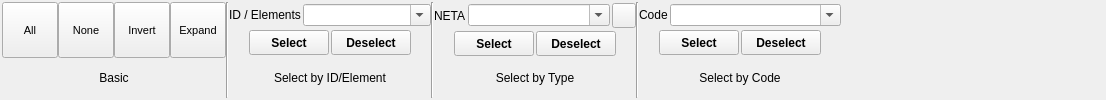
      <widget class="QWidget" name="SelectTab">
       <attribute name="title">
        <string>Select</string>
       </attribute>
       <layout class="QHBoxLayout" name="horizontalLayout_17">
        <property name="spacing">
         <number>0</number>
        </property>
        <property name="margin">
         <number>2</number>
        </property>
        <item>
         <layout class="QGridLayout" name="gridLayout_2">
          <item row="1" column="0" colspan="4">
           <widget class="QLabel" name="label_24">
            <property name="text">
             <string>Basic</string>
            </property>
            <property name="alignment">
             <set>Qt::AlignCenter</set>
            </property>
           </widget>
          </item>
          <item row="0" column="1">
           <widget class="TMenuButton" name="SelectBasicNoneButton">
            <property name="sizePolicy">
             <sizepolicy hsizetype="Minimum" vsizetype="Fixed">
              <horstretch>0</horstretch>
              <verstretch>0</verstretch>
             </sizepolicy>
            </property>
            <property name="minimumSize">
             <size>
              <width>56</width>
              <height>56</height>
             </size>
            </property>
            <property name="maximumSize">
             <size>
              <width>128</width>
              <height>56</height>
             </size>
            </property>
            <property name="font">
             <font>
              <pointsize>8</pointsize>
             </font>
            </property>
            <property name="toolTip">
             <string>Deselect all atoms in the model</string>
            </property>
            <property name="text">
             <string>None</string>
            </property>
            <property name="icon">
             <iconset resource="icons.qrc">
              <normaloff>:/select/icons/select_none.svg</normaloff>:/select/icons/select_none.svg</iconset>
            </property>
            <property name="iconSize">
             <size>
              <width>30</width>
              <height>30</height>
             </size>
            </property>
            <property name="checkable">
             <bool>false</bool>
            </property>
            <property name="checked">
             <bool>false</bool>
            </property>
            <property name="autoExclusive">
             <bool>false</bool>
            </property>
            <property name="toolButtonStyle">
             <enum>Qt::ToolButtonTextUnderIcon</enum>
            </property>
            <property name="autoRaise">
             <bool>false</bool>
            </property>
           </widget>
          </item>
          <item row="0" column="5">
           <layout class="QVBoxLayout" name="verticalLayout_5">
            <property name="spacing">
             <number>2</number>
            </property>
            <item>
             <layout class="QHBoxLayout" name="horizontalLayout_10">
              <property name="spacing">
               <number>2</number>
              </property>
              <item>
               <widget class="QLabel" name="label_25">
                <property name="sizePolicy">
                 <sizepolicy hsizetype="Minimum" vsizetype="Preferred">
                  <horstretch>0</horstretch>
                  <verstretch>0</verstretch>
                 </sizepolicy>
                </property>
                <property name="text">
                 <string>ID / Elements</string>
                </property>
               </widget>
              </item>
              <item>
               <widget class="QComboBox" name="SelectElementSelectCombo">
                <property name="sizePolicy">
                 <sizepolicy hsizetype="Expanding" vsizetype="Fixed">
                  <horstretch>0</horstretch>
                  <verstretch>0</verstretch>
                 </sizepolicy>
                </property>
                <property name="toolTip">
                 <string>Specify elements or atom IDs (e.g. C, He-Ar, or 1-10). Use '+' to indicate 'up to' or 'and after' (e.g. +N, 100+)</string>
                </property>
                <property name="editable">
                 <bool>true</bool>
                </property>
               </widget>
              </item>
             </layout>
            </item>
            <item>
             <layout class="QHBoxLayout" name="horizontalLayout_11">
              <property name="spacing">
               <number>2</number>
              </property>
              <item>
               <spacer name="horizontalSpacer_10">
                <property name="orientation">
                 <enum>Qt::Horizontal</enum>
                </property>
                <property name="sizeHint" stdset="0">
                 <size>
                  <width>20</width>
                  <height>20</height>
                 </size>
                </property>
               </spacer>
              </item>
              <item>
               <widget class="QPushButton" name="SelectElementSelectButton">
                <property name="minimumSize">
                 <size>
                  <width>0</width>
                  <height>25</height>
                 </size>
                </property>
                <property name="maximumSize">
                 <size>
                  <width>16777215</width>
                  <height>25</height>
                 </size>
                </property>
                <property name="font">
                 <font>
                  <weight>75</weight>
                  <bold>true</bold>
                 </font>
                </property>
                <property name="toolTip">
                 <string>Select atoms according to the supplied expression</string>
                </property>
                <property name="text">
                 <string>Select</string>
                </property>
               </widget>
              </item>
              <item>
               <widget class="QPushButton" name="SelectElementDeselectButton">
                <property name="minimumSize">
                 <size>
                  <width>0</width>
                  <height>25</height>
                 </size>
                </property>
                <property name="maximumSize">
                 <size>
                  <width>16777215</width>
                  <height>25</height>
                 </size>
                </property>
                <property name="font">
                 <font>
                  <weight>75</weight>
                  <bold>true</bold>
                 </font>
                </property>
                <property name="toolTip">
                 <string>Deselect atoms according to the supplied expression</string>
                </property>
                <property name="text">
                 <string>Deselect</string>
                </property>
               </widget>
              </item>
              <item>
               <spacer name="horizontalSpacer_11">
                <property name="orientation">
                 <enum>Qt::Horizontal</enum>
                </property>
                <property name="sizeHint" stdset="0">
                 <size>
                  <width>20</width>
                  <height>20</height>
                 </size>
                </property>
               </spacer>
              </item>
             </layout>
            </item>
           </layout>
          </item>
          <item row="0" column="7" rowspan="2">
           <widget class="Line" name="line_23">
            <property name="orientation">
             <enum>Qt::Vertical</enum>
            </property>
           </widget>
          </item>
          <item row="0" column="8">
           <layout class="QVBoxLayout" name="verticalLayout_6">
            <property name="spacing">
             <number>2</number>
            </property>
            <item>
             <layout class="QHBoxLayout" name="horizontalLayout_12">
              <property name="spacing">
               <number>2</number>
              </property>
              <item>
               <widget class="QLabel" name="label_27">
                <property name="sizePolicy">
                 <sizepolicy hsizetype="Minimum" vsizetype="Preferred">
                  <horstretch>0</horstretch>
                  <verstretch>0</verstretch>
                 </sizepolicy>
                </property>
                <property name="text">
                 <string>NETA</string>
                </property>
               </widget>
              </item>
              <item>
               <widget class="QComboBox" name="SelectNETACodeCombo">
                <property name="sizePolicy">
                 <sizepolicy hsizetype="Expanding" vsizetype="Fixed">
                  <horstretch>0</horstretch>
                  <verstretch>0</verstretch>
                 </sizepolicy>
                </property>
                <property name="editable">
                 <bool>true</bool>
                </property>
               </widget>
              </item>
              <item>
               <widget class="TMenuButton" name="SelectNETAElementButton">
                <property name="maximumSize">
                 <size>
                  <width>25</width>
                  <height>25</height>
                 </size>
                </property>
                <property name="text">
                 <string/>
                </property>
                <property name="icon">
                 <iconset>
                  <normaloff>:/build/icons/build_ptable.svg</normaloff>:/build/icons/build_ptable.svg</iconset>
                </property>
                <property name="iconSize">
                 <size>
                  <width>16</width>
                  <height>16</height>
                 </size>
                </property>
               </widget>
              </item>
             </layout>
            </item>
            <item>
             <layout class="QHBoxLayout" name="horizontalLayout_13">
              <property name="spacing">
               <number>2</number>
              </property>
              <item>
               <spacer name="horizontalSpacer_12">
                <property name="orientation">
                 <enum>Qt::Horizontal</enum>
                </property>
                <property name="sizeHint" stdset="0">
                 <size>
                  <width>20</width>
                  <height>20</height>
                 </size>
                </property>
               </spacer>
              </item>
              <item>
               <widget class="QPushButton" name="SelectNETASelectButton">
                <property name="minimumSize">
                 <size>
                  <width>0</width>
                  <height>25</height>
                 </size>
                </property>
                <property name="maximumSize">
                 <size>
                  <width>16777215</width>
                  <height>25</height>
                 </size>
                </property>
                <property name="font">
                 <font>
                  <weight>75</weight>
                  <bold>true</bold>
                 </font>
                </property>
                <property name="toolTip">
                 <string>Select atoms according to the supplied expression</string>
                </property>
                <property name="text">
                 <string>Select</string>
                </property>
               </widget>
              </item>
              <item>
               <widget class="QPushButton" name="SelectNETADeselectButton">
                <property name="minimumSize">
                 <size>
                  <width>0</width>
                  <height>25</height>
                 </size>
                </property>
                <property name="maximumSize">
                 <size>
                  <width>16777215</width>
                  <height>25</height>
                 </size>
                </property>
                <property name="font">
                 <font>
                  <weight>75</weight>
                  <bold>true</bold>
                 </font>
                </property>
                <property name="toolTip">
                 <string>Deselect atoms according to the supplied expression</string>
                </property>
                <property name="text">
                 <string>Deselect</string>
                </property>
               </widget>
              </item>
              <item>
               <spacer name="horizontalSpacer_13">
                <property name="orientation">
                 <enum>Qt::Horizontal</enum>
                </property>
                <property name="sizeHint" stdset="0">
                 <size>
                  <width>20</width>
                  <height>20</height>
                 </size>
                </property>
               </spacer>
              </item>
             </layout>
            </item>
           </layout>
          </item>
          <item row="0" column="9" rowspan="2">
           <widget class="Line" name="line_25">
            <property name="orientation">
             <enum>Qt::Vertical</enum>
            </property>
           </widget>
          </item>
          <item row="0" column="4" rowspan="2">
           <widget class="Line" name="line_24">
            <property name="orientation">
             <enum>Qt::Vertical</enum>
            </property>
           </widget>
          </item>
          <item row="0" column="0">
           <widget class="TMenuButton" name="SelectBasicAllButton">
            <property name="sizePolicy">
             <sizepolicy hsizetype="Minimum" vsizetype="Fixed">
              <horstretch>0</horstretch>
              <verstretch>0</verstretch>
             </sizepolicy>
            </property>
            <property name="minimumSize">
             <size>
              <width>56</width>
              <height>56</height>
             </size>
            </property>
            <property name="maximumSize">
             <size>
              <width>128</width>
              <height>56</height>
             </size>
            </property>
            <property name="font">
             <font>
              <pointsize>8</pointsize>
             </font>
            </property>
            <property name="toolTip">
             <string>Select all atoms in the model</string>
            </property>
            <property name="text">
             <string>All</string>
            </property>
            <property name="icon">
             <iconset resource="icons.qrc">
              <normaloff>:/select/icons/select_all.svg</normaloff>:/select/icons/select_all.svg</iconset>
            </property>
            <property name="iconSize">
             <size>
              <width>30</width>
              <height>30</height>
             </size>
            </property>
            <property name="checkable">
             <bool>false</bool>
            </property>
            <property name="checked">
             <bool>false</bool>
            </property>
            <property name="autoExclusive">
             <bool>false</bool>
            </property>
            <property name="toolButtonStyle">
             <enum>Qt::ToolButtonTextUnderIcon</enum>
            </property>
            <property name="autoRaise">
             <bool>false</bool>
            </property>
           </widget>
          </item>
          <item row="1" column="8">
           <widget class="QLabel" name="label_28">
            <property name="text">
             <string>Select by Type</string>
            </property>
            <property name="alignment">
             <set>Qt::AlignCenter</set>
            </property>
           </widget>
          </item>
          <item row="0" column="2">
           <widget class="TMenuButton" name="SelectBasicInvertButton">
            <property name="sizePolicy">
             <sizepolicy hsizetype="Minimum" vsizetype="Fixed">
              <horstretch>0</horstretch>
              <verstretch>0</verstretch>
             </sizepolicy>
            </property>
            <property name="minimumSize">
             <size>
              <width>56</width>
              <height>56</height>
             </size>
            </property>
            <property name="maximumSize">
             <size>
              <width>128</width>
              <height>56</height>
             </size>
            </property>
            <property name="font">
             <font>
              <pointsize>8</pointsize>
             </font>
            </property>
            <property name="toolTip">
             <string>Invert the current selection</string>
            </property>
            <property name="text">
             <string>Invert</string>
            </property>
            <property name="icon">
             <iconset resource="icons.qrc">
              <normaloff>:/select/icons/select_invert.svg</normaloff>:/select/icons/select_invert.svg</iconset>
            </property>
            <property name="iconSize">
             <size>
              <width>30</width>
              <height>30</height>
             </size>
            </property>
            <property name="checkable">
             <bool>false</bool>
            </property>
            <property name="checked">
             <bool>false</bool>
            </property>
            <property name="autoExclusive">
             <bool>false</bool>
            </property>
            <property name="toolButtonStyle">
             <enum>Qt::ToolButtonTextUnderIcon</enum>
            </property>
            <property name="autoRaise">
             <bool>false</bool>
            </property>
           </widget>
          </item>
          <item row="0" column="3">
           <widget class="TMenuButton" name="SelectBasicExpandButton">
            <property name="sizePolicy">
             <sizepolicy hsizetype="Minimum" vsizetype="Fixed">
              <horstretch>0</horstretch>
              <verstretch>0</verstretch>
             </sizepolicy>
            </property>
            <property name="minimumSize">
             <size>
              <width>56</width>
              <height>56</height>
             </size>
            </property>
            <property name="maximumSize">
             <size>
              <width>128</width>
              <height>56</height>
             </size>
            </property>
            <property name="font">
             <font>
              <pointsize>8</pointsize>
             </font>
            </property>
            <property name="toolTip">
             <string>Expand the current selection</string>
            </property>
            <property name="text">
             <string>Expand</string>
            </property>
            <property name="icon">
             <iconset resource="icons.qrc">
              <normaloff>:/select/icons/select_expand.svg</normaloff>:/select/icons/select_expand.svg</iconset>
            </property>
            <property name="iconSize">
             <size>
              <width>30</width>
              <height>30</height>
             </size>
            </property>
            <property name="checkable">
             <bool>false</bool>
            </property>
            <property name="checked">
             <bool>false</bool>
            </property>
            <property name="autoExclusive">
             <bool>false</bool>
            </property>
            <property name="toolButtonStyle">
             <enum>Qt::ToolButtonTextUnderIcon</enum>
            </property>
            <property name="autoRaise">
             <bool>false</bool>
            </property>
           </widget>
          </item>
          <item row="1" column="5">
           <widget class="QLabel" name="label_26">
            <property name="text">
             <string>Select by ID/Element</string>
            </property>
            <property name="alignment">
             <set>Qt::AlignCenter</set>
            </property>
           </widget>
          </item>
          <item row="0" column="10">
           <layout class="QVBoxLayout" name="verticalLayout_7">
            <property name="spacing">
             <number>2</number>
            </property>
            <item>
             <layout class="QHBoxLayout" name="horizontalLayout_14">
              <property name="spacing">
               <number>2</number>
              </property>
              <item>
               <widget class="QLabel" name="CodeLabel">
                <property name="sizePolicy">
                 <sizepolicy hsizetype="Minimum" vsizetype="Preferred">
                  <horstretch>0</horstretch>
                  <verstretch>0</verstretch>
                 </sizepolicy>
                </property>
                <property name="text">
                 <string>Code</string>
                </property>
               </widget>
              </item>
              <item>
               <widget class="QComboBox" name="SelectCodeCodeCombo">
                <property name="sizePolicy">
                 <sizepolicy hsizetype="Expanding" vsizetype="Fixed">
                  <horstretch>0</horstretch>
                  <verstretch>0</verstretch>
                 </sizepolicy>
                </property>
                <property name="toolTip">
                 <string>The code written here will be executed for each atom 'i' (supplied as a variable of the same name). It should 'return TRUE;' when the atom 'i' is to be selected.'</string>
                </property>
                <property name="editable">
                 <bool>true</bool>
                </property>
               </widget>
              </item>
             </layout>
            </item>
            <item>
             <layout class="QHBoxLayout" name="horizontalLayout_15">
              <property name="spacing">
               <number>2</number>
              </property>
              <item>
               <spacer name="horizontalSpacer_14">
                <property name="orientation">
                 <enum>Qt::Horizontal</enum>
                </property>
                <property name="sizeHint" stdset="0">
                 <size>
                  <width>20</width>
                  <height>20</height>
                 </size>
                </property>
               </spacer>
              </item>
              <item>
               <widget class="QPushButton" name="SelectCodeSelectButton">
                <property name="minimumSize">
                 <size>
                  <width>0</width>
                  <height>25</height>
                 </size>
                </property>
                <property name="maximumSize">
                 <size>
                  <width>16777215</width>
                  <height>25</height>
                 </size>
                </property>
                <property name="font">
                 <font>
                  <weight>75</weight>
                  <bold>true</bold>
                 </font>
                </property>
                <property name="toolTip">
                 <string>Run the selected code as 'for (i in atoms) if (&lt;code&gt;) selectatom(i);'</string>
                </property>
                <property name="text">
                 <string>Select</string>
                </property>
               </widget>
              </item>
              <item>
               <widget class="QPushButton" name="SelectCodeDeselectButton">
                <property name="minimumSize">
                 <size>
                  <width>0</width>
                  <height>25</height>
                 </size>
                </property>
                <property name="maximumSize">
                 <size>
                  <width>16777215</width>
                  <height>25</height>
                 </size>
                </property>
                <property name="font">
                 <font>
                  <weight>75</weight>
                  <bold>true</bold>
                 </font>
                </property>
                <property name="toolTip">
                 <string>Run the selected code as 'for (i in atoms) if (&lt;code&gt;) deselectatom(i);'</string>
                </property>
                <property name="text">
                 <string>Deselect</string>
                </property>
               </widget>
              </item>
              <item>
               <spacer name="horizontalSpacer_15">
                <property name="orientation">
                 <enum>Qt::Horizontal</enum>
                </property>
                <property name="sizeHint" stdset="0">
                 <size>
                  <width>20</width>
                  <height>20</height>
                 </size>
                </property>
               </spacer>
              </item>
             </layout>
            </item>
           </layout>
          </item>
          <item row="1" column="10">
           <widget class="QLabel" name="label_29">
            <property name="text">
             <string>Select by Code</string>
            </property>
            <property name="alignment">
             <set>Qt::AlignCenter</set>
            </property>
           </widget>
          </item>
         </layout>
        </item>
        <item>
         <spacer name="horizontalSpacer_16">
          <property name="orientation">
           <enum>Qt::Horizontal</enum>
          </property>
          <property name="sizeHint" stdset="0">
           <size>
            <width>263</width>
            <height>20</height>
           </size>
          </property>
         </spacer>
        </item>
       </layout>
      </widget>
